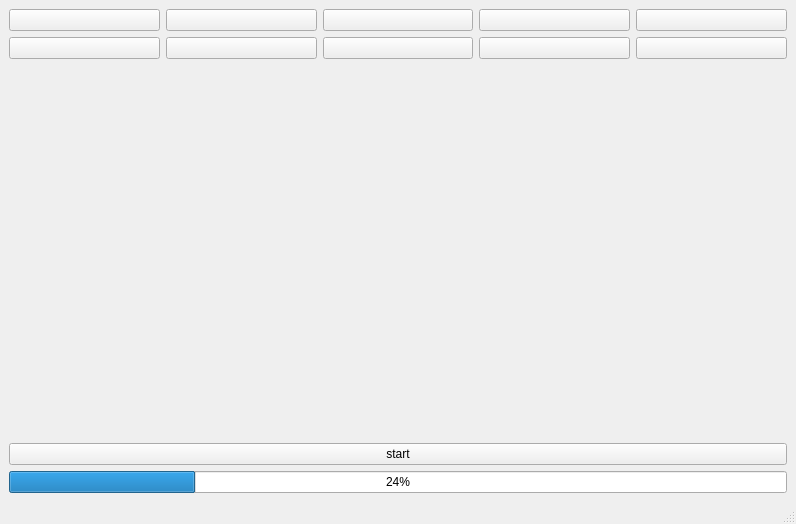
<?xml version="1.0" encoding="UTF-8"?>
<ui version="4.0">
 <class>MainWindow</class>
 <widget class="QMainWindow" name="MainWindow">
  <property name="geometry">
   <rect>
    <x>0</x>
    <y>0</y>
    <width>796</width>
    <height>524</height>
   </rect>
  </property>
  <property name="windowTitle">
   <string>MainWindow</string>
  </property>
  <widget class="QWidget" name="centralwidget">
   <layout class="QGridLayout" name="gridLayout">
    <item row="3" column="0" colspan="5">
     <widget class="QPushButton" name="pushButtonStart">
      <property name="text">
       <string>start</string>
      </property>
     </widget>
    </item>
    <item row="0" column="0">
     <widget class="QPushButton" name="pushButton_1">
      <property name="text">
       <string/>
      </property>
     </widget>
    </item>
    <item row="0" column="1">
     <widget class="QPushButton" name="pushButton_2">
      <property name="text">
       <string/>
      </property>
     </widget>
    </item>
    <item row="0" column="4">
     <widget class="QPushButton" name="pushButton_5">
      <property name="text">
       <string/>
      </property>
     </widget>
    </item>
    <item row="1" column="4">
     <widget class="QPushButton" name="pushButton_10">
      <property name="text">
       <string/>
      </property>
     </widget>
    </item>
    <item row="0" column="3">
     <widget class="QPushButton" name="pushButton_4">
      <property name="text">
       <string/>
      </property>
     </widget>
    </item>
    <item row="1" column="2">
     <widget class="QPushButton" name="pushButton_8">
      <property name="text">
       <string/>
      </property>
     </widget>
    </item>
    <item row="1" column="0">
     <widget class="QPushButton" name="pushButton_6">
      <property name="text">
       <string/>
      </property>
     </widget>
    </item>
    <item row="1" column="3">
     <widget class="QPushButton" name="pushButton_9">
      <property name="text">
       <string/>
      </property>
     </widget>
    </item>
    <item row="0" column="2">
     <widget class="QPushButton" name="pushButton_3">
      <property name="text">
       <string/>
      </property>
     </widget>
    </item>
    <item row="1" column="1">
     <widget class="QPushButton" name="pushButton_7">
      <property name="text">
       <string/>
      </property>
     </widget>
    </item>
    <item row="2" column="0" colspan="5">
     <widget class="QLabel" name="label">
      <property name="font">
       <font>
        <family>Noto Music</family>
        <pointsize>72</pointsize>
       </font>
      </property>
      <property name="text">
       <string/>
      </property>
      <property name="alignment">
       <set>Qt::AlignmentFlag::AlignCenter</set>
      </property>
     </widget>
    </item>
    <item row="4" column="0" colspan="5">
     <widget class="QProgressBar" name="progressBar">
      <property name="value">
       <number>24</number>
      </property>
     </widget>
    </item>
   </layout>
  </widget>
  <widget class="QMenuBar" name="menubar">
   <property name="geometry">
    <rect>
     <x>0</x>
     <y>0</y>
     <width>796</width>
     <height>44</height>
    </rect>
   </property>
  </widget>
  <widget class="QStatusBar" name="statusbar"/>
 </widget>
 <resources/>
 <connections/>
</ui>
